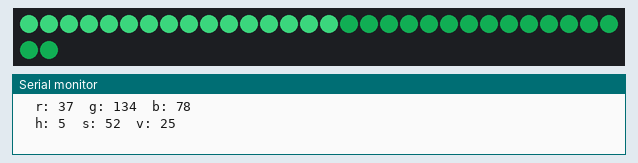
Simulated run of this sketch. Board: Arduino Uno, built with avr-gcc and run on an emulated ATmega328P. Parts: 32 RGB LEDs in strip order, left to right, continuing on the next row, the last lines printed to the serial monitor. Dim RGB values are drawn brighter than linear; random numbers use the default seed unless the sketch sets one.

Above: at 4.1 s.
At 7.1 s:
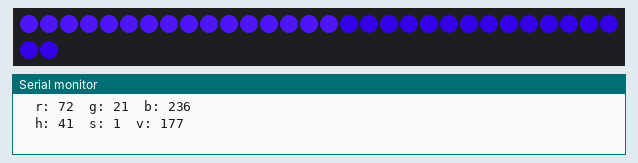
At 13.1 s:
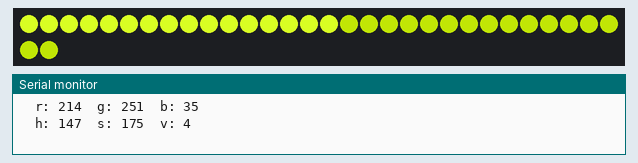
At 19.1 s:
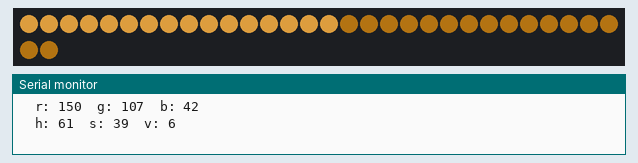
At 25.1 s:
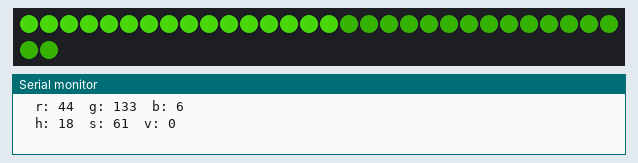
At 37.1 s:
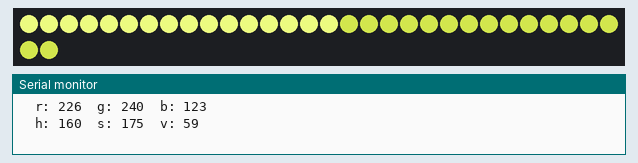

Measured:
- what the display in image 0 shows lasts 3.0 s, from 4.1 s to 7.1 s

The sketch:

RGB2HSV_example.ino
```cpp
//***************************************************************
//  Example of using rgb2hsv_approximate to convert from rgb to hsv.
//  rgb2hsv works best with fully saturated colors.
//  More info about rgb2hsv_approximate here:
//  https://github.com/FastLED/FastLED/blob/master/hsv2rgb.h#L52
//
//  Marc Miller, Aug 2017
//***************************************************************

#include "FastLED.h"
#define LED_TYPE LPD8806
#define DATA_PIN 11
#define CLOCK_PIN 13
#define NUM_LEDS 32
CRGB leds[NUM_LEDS];

CRGB rgb;
CHSV hsv;

//------------------------------------------------------------------
void setup(){
  Serial.begin(115200);  // Allows serial monitor output (check baud rate)
  delay(1500);  // Power-up delay
  FastLED.addLeds<LED_TYPE, DATA_PIN, CLOCK_PIN, GRB>(leds, NUM_LEDS).setCorrection(TypicalLEDStrip);
  FastLED.setBrightness(255);
  Serial.println("Setup done.");
}


//------------------------------------------------------------------
void loop(){

  EVERY_N_SECONDS(3) {
    rgb = CRGB( random8(),random8(),random8() );  //pick random r,g,b values
    hsv = rgb2hsv_approximate( rgb );  //convert rgb to hsv

    for(uint8_t i=0; i<NUM_LEDS/2; i++) {  //first 1/2 of strip
      leds[i] = CRGB(rgb);  //fill with r,g,b values
    }

    for(uint8_t i=NUM_LEDS/2; i<NUM_LEDS; i++) {  //second half of strip
      leds[i] = CHSV(hsv);  //fill with approximated h,s,v values
    }

    FastLED.show();

    //print out the rgb values and the converted rgb (from the approximated hsv)
    Serial.print("\tr: "); Serial.print(leds[0].r);
    Serial.print("\tg: "); Serial.print(leds[0].g);
    Serial.print("\tb: "); Serial.println(leds[0].b);
    Serial.print("\th: "); Serial.print(leds[NUM_LEDS/2].r);
    Serial.print("\ts: "); Serial.print(leds[NUM_LEDS/2].g);
    Serial.print("\tv: "); Serial.println(leds[NUM_LEDS/2].b);
    Serial.println(" ");

  }//end_every_n

}//----End main loop----
```
